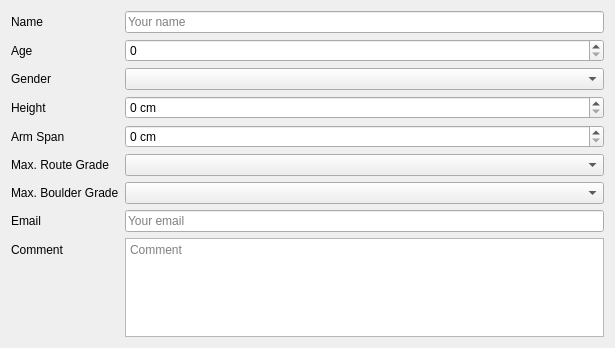
<?xml version="1.0" encoding="UTF-8"?>
<ui version="4.0">
 <class>Form</class>
 <widget class="QWidget" name="Form">
  <property name="geometry">
   <rect>
    <x>0</x>
    <y>0</y>
    <width>615</width>
    <height>348</height>
   </rect>
  </property>
  <property name="windowTitle">
   <string>Form</string>
  </property>
  <layout class="QFormLayout" name="formLayout">
   <item row="0" column="0">
    <widget class="QLabel" name="nameLabel">
     <property name="text">
      <string>Name</string>
     </property>
    </widget>
   </item>
   <item row="0" column="1">
    <widget class="QLineEdit" name="nameLineEdit">
     <property name="placeholderText">
      <string>Your name</string>
     </property>
    </widget>
   </item>
   <item row="1" column="0">
    <widget class="QLabel" name="ageLabel">
     <property name="text">
      <string>Age</string>
     </property>
    </widget>
   </item>
   <item row="1" column="1">
    <widget class="QSpinBox" name="ageSpinBox">
     <property name="suffix">
      <string/>
     </property>
     <property name="minimum">
      <number>0</number>
     </property>
     <property name="value">
      <number>0</number>
     </property>
    </widget>
   </item>
   <item row="2" column="0">
    <widget class="QLabel" name="genderLabel">
     <property name="text">
      <string>Gender</string>
     </property>
    </widget>
   </item>
   <item row="2" column="1">
    <widget class="QComboBox" name="genderComboBox"/>
   </item>
   <item row="3" column="0">
    <widget class="QLabel" name="heightLabel">
     <property name="text">
      <string>Height</string>
     </property>
    </widget>
   </item>
   <item row="3" column="1">
    <widget class="QSpinBox" name="heightSpinBox">
     <property name="suffix">
      <string> cm</string>
     </property>
     <property name="maximum">
      <number>300</number>
     </property>
    </widget>
   </item>
   <item row="4" column="0">
    <widget class="QLabel" name="spanLabel">
     <property name="text">
      <string>Arm Span</string>
     </property>
    </widget>
   </item>
   <item row="5" column="0">
    <widget class="QLabel" name="routeLabel">
     <property name="text">
      <string>Max. Route Grade</string>
     </property>
    </widget>
   </item>
   <item row="5" column="1">
    <widget class="QComboBox" name="routeComboBox"/>
   </item>
   <item row="6" column="0">
    <widget class="QLabel" name="boulderLabel">
     <property name="text">
      <string>Max. Boulder Grade</string>
     </property>
    </widget>
   </item>
   <item row="6" column="1">
    <widget class="QComboBox" name="boulderComboBox"/>
   </item>
   <item row="7" column="0">
    <widget class="QLabel" name="mailLabel">
     <property name="text">
      <string>Email</string>
     </property>
    </widget>
   </item>
   <item row="7" column="1">
    <widget class="QLineEdit" name="emailLineEdit">
     <property name="placeholderText">
      <string>Your email</string>
     </property>
    </widget>
   </item>
   <item row="8" column="0">
    <widget class="QLabel" name="commentLabel">
     <property name="text">
      <string>Comment</string>
     </property>
    </widget>
   </item>
   <item row="8" column="1">
    <widget class="QPlainTextEdit" name="commentTextEdit">
     <property name="placeholderText">
      <string>Comment</string>
     </property>
    </widget>
   </item>
   <item row="4" column="1">
    <widget class="QSpinBox" name="spanSpinBox">
     <property name="suffix">
      <string> cm</string>
     </property>
     <property name="maximum">
      <number>300</number>
     </property>
    </widget>
   </item>
  </layout>
 </widget>
 <tabstops>
  <tabstop>nameLineEdit</tabstop>
  <tabstop>ageSpinBox</tabstop>
  <tabstop>genderComboBox</tabstop>
  <tabstop>heightSpinBox</tabstop>
  <tabstop>spanSpinBox</tabstop>
  <tabstop>routeComboBox</tabstop>
  <tabstop>boulderComboBox</tabstop>
  <tabstop>emailLineEdit</tabstop>
  <tabstop>commentTextEdit</tabstop>
 </tabstops>
 <resources/>
 <connections/>
</ui>
